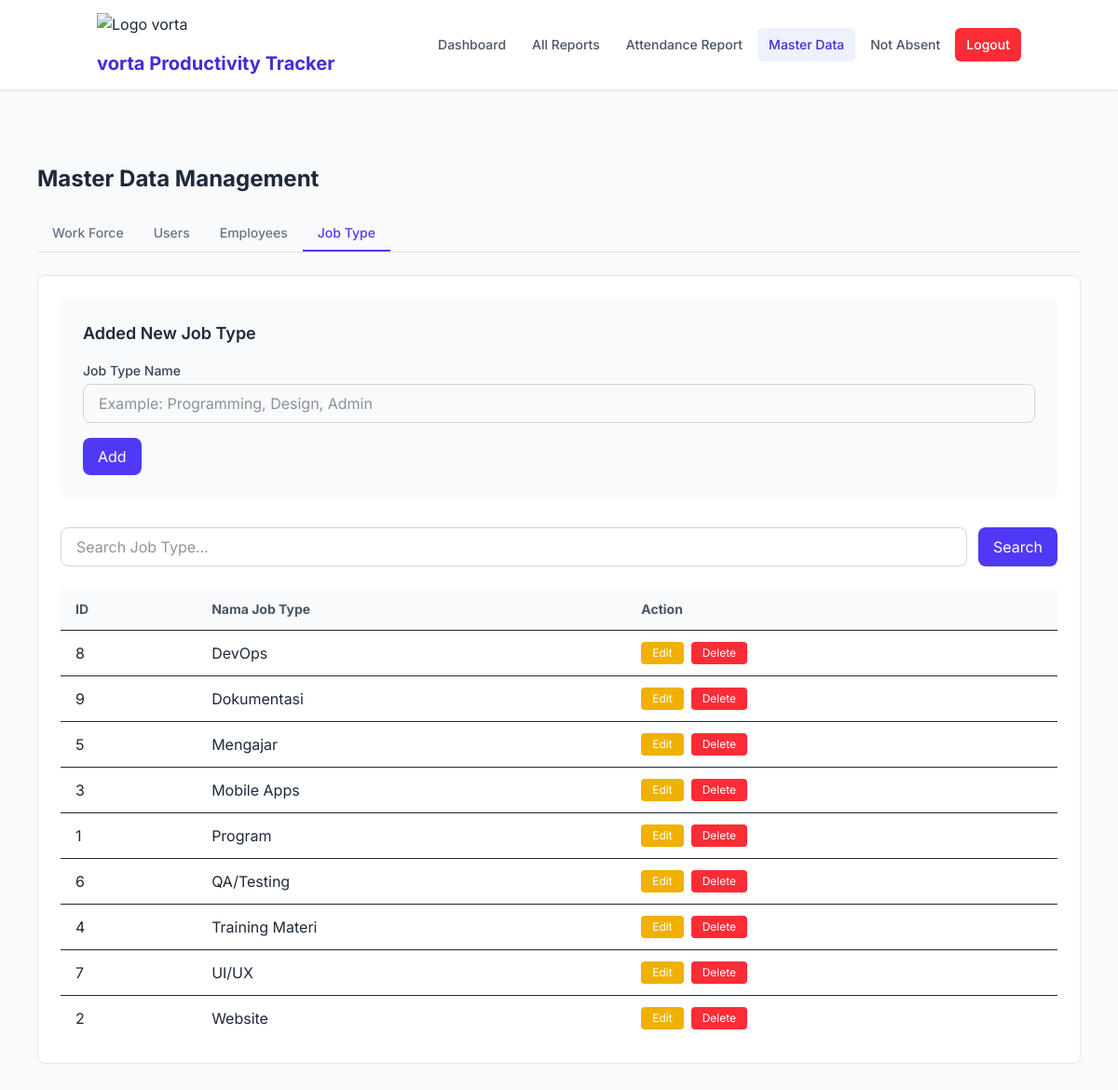
Page /admin_master_data.php?tab=job_type (signed in) on the committed database.
### tables this page shows
CREATE TABLE `job_type` (
  `job_type_id` int(11) NOT NULL,
  `name` varchar(100) NOT NULL,
  `created_at` timestamp NOT NULL DEFAULT current_timestamp(),
  `updated_at` timestamp NOT NULL DEFAULT current_timestamp() ON UPDATE current_timestamp()
);

### public/admin_master_data/job_type.php (the view, shortened to what this page needs)
<?php
require_once __DIR__ . '/../../lib/db.php';
$search = trim($_GET['search'] ?? '');
$perPage = 10;
$page = max(1, (int)($_GET['page'] ?? 1));
$offset = ($page - 1) * $perPage;
$where = [];
$whereSql = !empty($where) ? "WHERE " . implode(" AND ", $where) : "";
$sql = "SELECT * FROM job_type $whereSql ORDER BY name ASC LIMIT ? OFFSET ?";
$stmt = $pdo->prepare($sql);
$index = 1;
$stmt->bindValue($index++, $perPage, PDO::PARAM_INT);
$stmt->bindValue($index, $offset, PDO::PARAM_INT);
$stmt->execute();
$job_types = $stmt->fetchAll(PDO::FETCH_ASSOC);
?>
<div id="job-type-form-section" class="bg-gray-50 p-6 rounded-lg mb-8">
  <h2 class="text-lg font-semibold text-gray-800 mb-4" id="form-title">
    Added New Job Type
  </h2>
  <form method="POST">
    <div class="mb-4">
      <label class="block text-sm font-medium text-gray-700 mb-1">Job Type Name</label>
      <input type="text" name="name" id="name"
             class="w-full px-4 py-2 border border-gray-300 rounded-lg focus:ring-2 focus:ring-indigo-500 focus:border-indigo-500"
             placeholder="Example: Programming, Design, Admin" required>
    </div>
    <div class="flex gap-3">
      <button type="submit" class="px-4 py-2 bg-indigo-600 text-white rounded-lg hover:bg-indigo-700">
        Add
      </button>
    </div>
  </form>
</div>
<div class="mb-6">
  <form method="GET" class="flex flex-col sm:flex-row gap-3">
    <input
      type="text"
      name="search"
      value="<?= htmlspecialchars($search) ?>"
      placeholder="Search Job Type..."
      class="flex-1 px-4 py-2 border border-gray-300 rounded-lg focus:ring-2 focus:ring-indigo-500 focus:border-indigo-500"
    />
    <button type="submit" class="px-4 py-2 bg-indigo-600 text-white rounded-lg hover:bg-indigo-700">
      Search
    </button>
  </form>
</div>
<div class="overflow-x-auto">
  <table class="w-full min-w-[500px]">
    <thead class="bg-gray-50 border-b">
      <tr class="text-left text-sm text-gray-600">
        <th class="px-4 py-3">ID</th>
        <th class="px-4 py-3">Nama Job Type</th>
        <th class="px-4 py-3">Action</th>
      </tr>
    </thead>
    <tbody class="divide-y">
      <?php if (empty($job_types)): ?>
        <tr>
          <td colspan="3" class="px-4 py-6 text-center text-gray-500">Tidak ada data Job Type ditemukan.</td>
        </tr>
      <?php else: ?>
        <?php foreach ($job_types as $jt): ?>
          <tr class="hover:bg-gray-50">
            <td class="px-4 py-3"><?= (int)$jt['job_type_id'] ?></td>
            <td class="px-4 py-3"><?= htmlspecialchars($jt['name']) ?></td>
            <td class="px-4 py-3">
              <div class="flex gap-2">
                <button
                  onclick='editJobType(<?= (int)$jt['job_type_id'] ?>, <?= json_encode($jt['name']) ?>)'
                  class="px-3 py-1 bg-yellow-500 text-white rounded text-xs hover:brightness-95">
                  Edit
                </button>
                <button
                  onclick='confirmDelete(<?= (int)$jt['job_type_id'] ?>, <?= json_encode($jt['name']) ?>)'
                  class="px-3 py-1 bg-red-500 text-white rounded text-xs hover:brightness-95">
                  Delete
                </button>
              </div>
            </td>
          </tr>
        <?php endforeach; ?>
      <?php endif; ?>
    </tbody>
  </table>
</div>

### public/header.php (style rules this page uses)
body { font-family: 'Inter', sans-serif; }

### rows in the picture
job_type: job_type_id "8", name "DevOps"
job_type: job_type_id "9", name "Dokumentasi"
job_type: job_type_id "5", name "Mengajar"
job_type: job_type_id "3", name "Mobile Apps"
job_type: job_type_id "1", name "Program"
job_type: job_type_id "6", name "QA/Testing"
job_type: job_type_id "4", name "Training Materi"
job_type: job_type_id "7", name "UI/UX"
job_type: job_type_id "2", name "Website"
